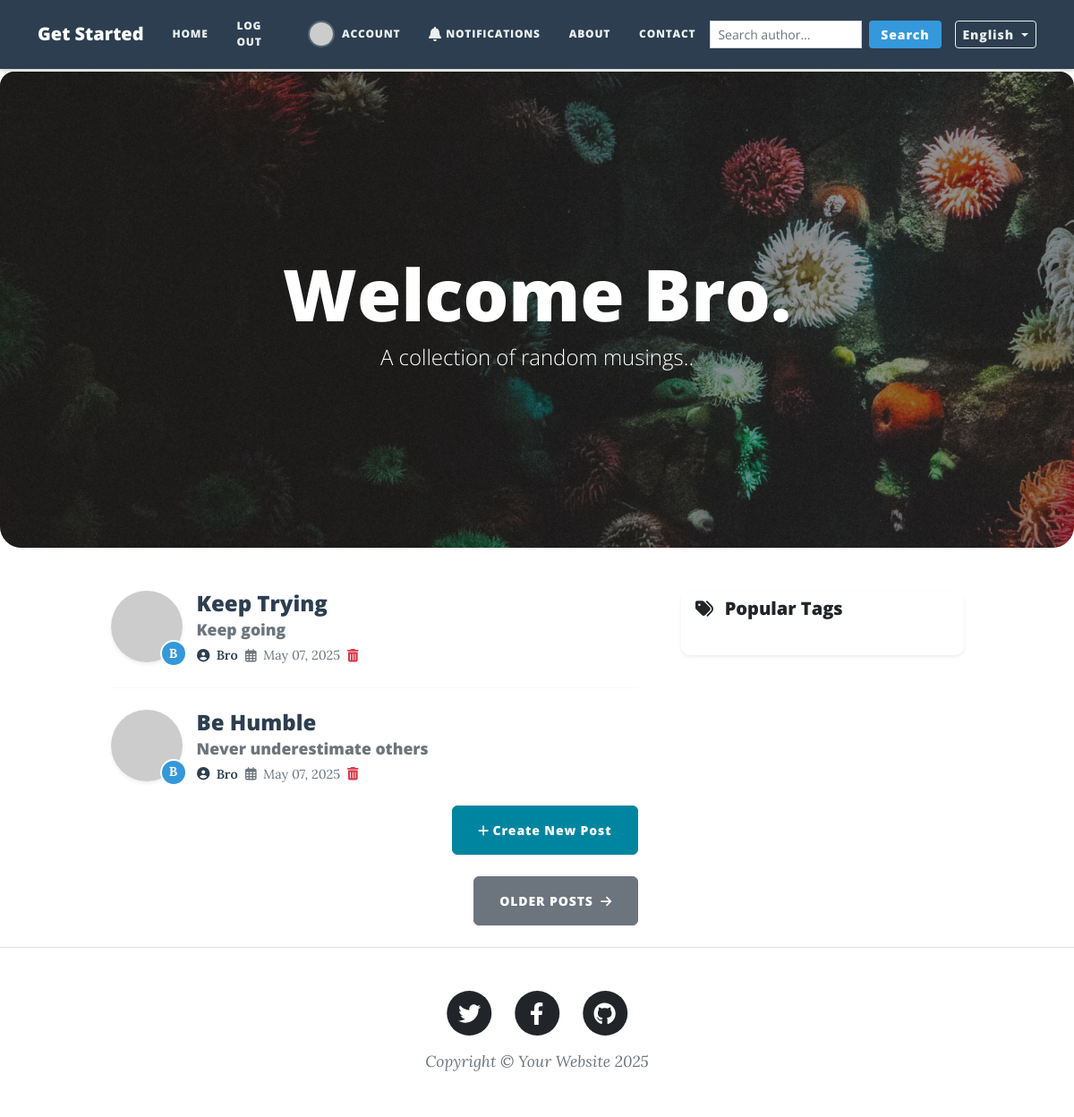
Page / (signed in) on the earlier database version.
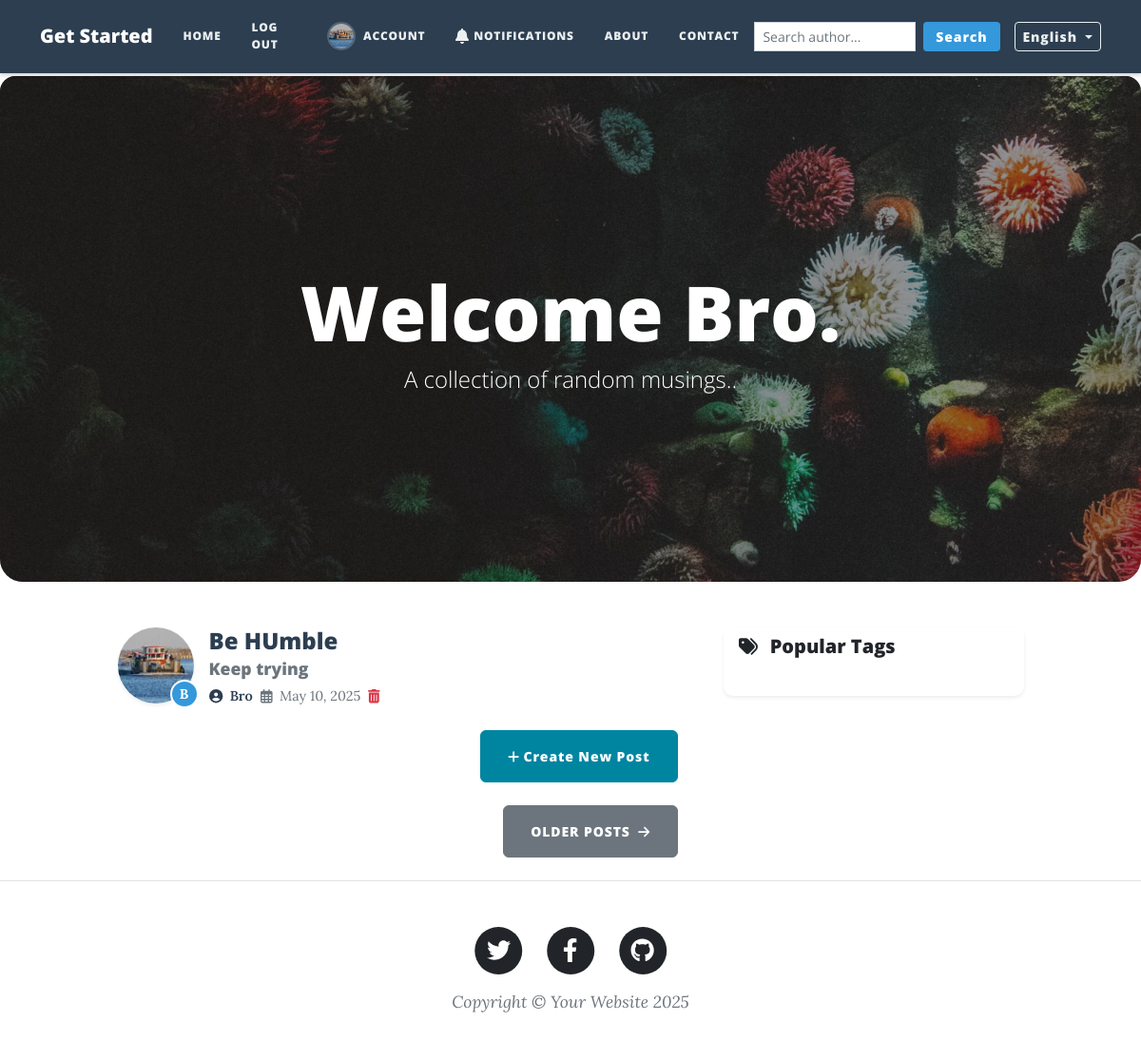
Same page on the later database version.
### main.py (models this page shows, shortened)
class User(UserMixin, db.Model):
    __tablename__ = "users"
    id = db.Column(db.Integer, primary_key=True)
    email = db.Column(db.String(100), unique=True)
    password = db.Column(db.String(100))
    name = db.Column(db.String(100))
    confirmed = db.Column(db.Boolean, default=False)
    receive_notifications = db.Column(db.Boolean, default=True)
    profile_image = db.Column(db.String(250), nullable=True)
    receive_reply_notifications = db.Column(db.Boolean, default=True)
    posts = relationship("BlogPost", back_populates="author")
    comments = relationship("Comment", back_populates="comment_author")
    likes = relationship("Like", back_populates="user", cascade="all, delete-orphan")
    subscribed_tags = db.relationship('Tag', secondary='user_tag_subscriptions', backref='subscribers')

class BlogPost(db.Model):
    __tablename__ = "blog_posts"
    id = db.Column(db.Integer, primary_key=True)
    author_id = db.Column(db.Integer, db.ForeignKey("users.id"))
    author = relationship("User", back_populates="posts")
    title = db.Column(db.String(250), unique=True, nullable=False)
    subtitle = db.Column(db.String(250), nullable=False)
    date = db.Column(db.String(250), nullable=False)
    body = db.Column(db.Text, nullable=False)
    img_url = db.Column(db.String(250), nullable=False)
    comments = relationship("Comment", back_populates="parent_post")
    likes = relationship("Like", back_populates="post", cascade="all, delete-orphan")
    tags = relationship('Tag', secondary=post_tags, backref=db.backref('posts', lazy='dynamic'))

### main.py (the view)
@app.route('/')
def get_all_posts():
    result = db.session.execute(db.select(BlogPost))
    posts = result.scalars().all()
    return render_template("index.html", all_posts=posts, current_user=current_user, get_gravatar_url=get_gravatar_url)

### main.py (called while the page is built, shortened)
@login_manager.user_loader
def load_user(user_id):
    return db.session.get(User, int(user_id))

def get_locale():
    if 'lang' in request.args:
        lang = request.args['lang']
        if lang in app.config['LANGUAGES']:
            session['lang'] = lang
            return lang
    if 'lang' in session:
        return session['lang']
    return request.accept_languages.best_match(app.config['LANGUAGES'].keys())

def get_gravatar_url(email, size=100):
    email = email.strip().lower()
    hash_email = hashlib.md5(email.encode('utf-8')).hexdigest()
    return f"https://www.gravatar.com/avatar/{hash_email}?s={size}&d=retro"

@app.context_processor
def inject_template_methods():
    return {
        'get_locale': get_locale,
        'current_language': session.get('lang', 'en')
    }

@app.context_processor
def inject_tags():
    popular_tags = db.session.query(
        Tag,
        db.func.count(post_tags.c.post_id).label('count')
    ).join(post_tags).group_by(Tag).order_by(db.desc('count')).limit(20).all()
    tags_with_size = []
    return {'popular_tags': tags_with_size}

### templates/index.html (shortened to what this page needs)
{% include "header.html" %}
<header class="masthead rounded-bottom-4 rounded-top-4 overflow-hidden" style="background-image: url('../static/assets/img/home-bg.jpg')">
  <div class="container position-relative px-4 px-lg-5">
    <div class="row gx-4 gx-lg-5 justify-content-center">
      <div class="col-md-10 col-lg-8 col-xl-7">
        <div class="site-heading">
          <h1>
              {{ _("Welcome") }}
              {% if current_user.is_authenticated %}
                {{ current_user.name }}.
              {% else %}
                {{ _("Guest") }}.
              {% endif %}
          </h1>
          <span class="subheading">{{ _("A collection of random musings.") }}.</span>
        </div>
      </div>
    </div>
  </div>
</header>
<div class="container px-4 px-lg-5">
  <div class="row gx-4 gx-lg-5 justify-content-center">
    <div class="col-md-10 col-lg-8 col-xl-7">
      {% for post in all_posts %}
      <div class="post-preview d-flex align-items-start mb-4">
        <div class="author-avatar me-3 position-relative">
          <img class="rounded-circle shadow-sm"
               src="{% if post.author.profile_image %}
                    {{ url_for('static', filename='profile_pics/' + post.author.profile_image) }}
                    {% else %}
                    {{ get_gravatar_url(post.author.email, 80) }}
                    {% endif %}"
               style="width: 80px; height: 80px; object-fit: cover;">
          <div class="author-badge">{{ post.author.name|first|upper }}</div>
        </div>
        <div class="post-content">
          <a href="{{ url_for('show_post', post_id=post.id) }}" class="text-decoration-none">
            <h2 class="post-title mb-1">{{ post.title }}</h2>
            <h3 class="post-subtitle text-muted mb-2">{{ post.subtitle }}</h3>
          </a>
          <div class="author-info d-flex align-items-center">
            <span class="author-name me-2">
              <i class="fas fa-user-circle me-1"></i>
              <span class="fw-semibold">{{ post.author.name }}</span>
            </span>
            <span class="post-date text-muted">
              <i class="far fa-calendar-alt me-1"></i>
              {{ post.date }}
            </span>
            {% if current_user.id == 1 %}
            <span class="ms-2">
              <a href="{{url_for('delete_post', post_id=post.id) }}" class="text-danger">
                <i class="fas fa-trash-alt"></i>
              </a>
            </span>
            {% endif %}
          </div>
        </div>
      </div>
      {% if not loop.last %}
      <hr class="my-4 opacity-25" />
      {% endif %}
      {% endfor %}
      {% if current_user.id == 1: %}
      <div class="d-flex justify-content-end mb-4">
        <a class="btn btn-primary" href="{{url_for('add_new_post')}}">
          <i class="fas fa-plus me-1"></i>{{ _('Create New Post') }}
        </a>
      </div>
      {% endif %}
      <div class="d-flex justify-content-end mb-4">
        <a class="btn btn-secondary text-uppercase" href="#!">
          {{ _('Older Posts') }} <i class="fas fa-arrow-right ms-1"></i>
        </a>
      </div>
    </div>
    <div class="col-lg-4 d-none d-lg-block">
      <div class="card mb-4 shadow-sm border-0">
        <div class="card-header bg-white border-0">
          <h5 class="mb-0"><i class="fas fa-tags me-2"></i> {{ _("Popular Tags") }}</h5>
        </div>
        <div class="card-body">
        </div>
      </div>
    </div>
  </div>
</div>
{% include "footer.html" %}

### templates/header.html (shortened to what this page needs)
<!DOCTYPE html>
<html lang="en">
  <head>
    {% block styles %}
    {{ bootstrap.load_css() }}
    <link href="{{ url_for('static', filename='css/styles.css') }}" rel="stylesheet" />
    {% endblock %}
  </head>
  <body>
    <nav class="navbar navbar-expand-lg navbar-dark fixed-top" id="mainNav">
      <div class="container">
        <a class="navbar-brand" href="/">{{ _("Get Started") }}</a>
        <div class="collapse navbar-collapse" id="navbarResponsive">
          <ul class="navbar-nav me-auto">
            <li class="nav-item">
              <a class="nav-link" href="{{ url_for('get_all_posts') }}">{{ _("Home") }}</a>
            </li>
            {% if not current_user.is_authenticated %}
            <li class="nav-item">
              <a class="nav-link" href="{{ url_for('login') }}">{{ _("Login") }}</a>
            </li>
            <li class="nav-item">
              <a class="nav-link" href="{{ url_for('register') }}">{{ _("Register") }}</a>
            </li>
            {% else %}
            <li class="nav-item">
              <a class="nav-link" href="{{ url_for('logout') }}">{{ _("Log Out") }}</a>
            </li>
            <li class="nav-item">
              <a class="nav-link account-section" href="{{ url_for('account') }}">
                <img src="{{ url_for('static', filename='profile_pics/' + current_user.profile_image) if current_user.profile_image else get_gravatar_url(current_user.email, 30) }}"
                     class="rounded-circle account-img">
                <span>{{ _("Account") }}</span>
              </a>
            </li>
            <li class="nav-item">
              <a class="nav-link" href="{{ url_for('notification_preferences') }}">
                <i class="fas fa-bell notification-icon"></i>
                <span>{{ _("Notifications") }}</span>
              </a>
            </li>
            {% endif %}
            <li class="nav-item">
              <a class="nav-link" href="{{ url_for('about') }}">{{ _("About") }}</a>
            </li>
            <li class="nav-item">
              <a class="nav-link" href="{{ url_for('contact') }}">{{ _("Contact") }}</a>
            </li>
          </ul>
          <form class="d-flex search-form" method="GET" action="{{ url_for('search_by_author') }}">
            <input class="form-control form-control-sm me-2"
                   type="search"
                   name="query"
                   placeholder="{{ _('Search author...') }}"
                   aria-label="Search"
                   required>
            <button class="btn search-btn" type="submit">
              {{ _("Search") }}
            </button>
          </form>
          <div class="dropdown language-dropdown">
            <button class="btn btn-sm btn-outline-secondary dropdown-toggle"
                    type="button"
                    id="languageDropdown"
                    data-bs-toggle="dropdown"
                    aria-expanded="false">
              {{ config['LANGUAGES'].get(session.get('lang', 'en'), 'English') }}
            </button>
          </div>
        </div>
      </div>
    </nav>
  </body>
</html>

### templates/footer.html (shortened to what this page needs)
        <footer class="border-top">
          <div class="container px-4 px-lg-5">
              <div class="row gx-4 gx-lg-5 justify-content-center">
                  <div class="col-md-10 col-lg-8 col-xl-7">
                      <ul class="list-inline text-center">
                          <li class="list-inline-item">
                              <a href="#!">
                                  <span class="fa-stack fa-lg">
                                      <i class="fas fa-circle fa-stack-2x"></i>
                                      <i class="fab fa-twitter fa-stack-1x fa-inverse"></i>
                                  </span>
                              </a>
                          </li>
                          <li class="list-inline-item">
                              <a href="#!">
                                  <span class="fa-stack fa-lg">
                                      <i class="fas fa-circle fa-stack-2x"></i>
                                      <i class="fab fa-facebook-f fa-stack-1x fa-inverse"></i>
                                  </span>
                              </a>
                          </li>
                          <li class="list-inline-item">
                              <a href="#!">
                                  <span class="fa-stack fa-lg">
                                      <i class="fas fa-circle fa-stack-2x"></i>
                                      <i class="fab fa-github fa-stack-1x fa-inverse"></i>
                                  </span>
                              </a>
                          </li>
                      </ul>
                      <div class="small text-center text-muted fst-italic">Copyright &copy; Your Website 2025</div>
                  </div>
              </div>
          </div>
      </footer>
  </body>
</html>

### templates/header.html (style rules this page uses)
#mainNav { background-color: #2c3e50; box-shadow: 0 0.125rem 0.25rem 0 rgba(0, 0, 0, 0.2); }
.navbar-nav { display: flex; align-items: center; }
.nav-item { display: flex; align-items: center; height: 60px; }
.nav-link { display: flex; align-items: center; height: 100%; padding: 0 1rem !important; color: #ecf0f1 !important; font-weight: 500; }
.account-section { display: flex; align-items: center; }
.account-img { width: 30px; height: 30px; object-fit: cover; margin-right: 8px; border: 2px solid rgba(255,255,255,0.2); }
.notification-icon { margin-right: 5px; font-size: 1rem; }
.search-form { margin-left: auto; margin-right: 15px; }
.search-btn { background-color: #3498db; color: white; padding: 0.25rem 0.75rem; border-radius: 4px; }
.language-dropdown .btn { color: #ecf0f1; border-color: #ecf0f1; }
body { padding-top: 80px; }

### templates/index.html (style rules this page uses)
.masthead { border-bottom-left-radius: 1.5rem !important; border-bottom-right-radius: 1.5rem !important; overflow: hidden; }
.author-avatar { position: relative; flex-shrink: 0; }
.author-badge { position: absolute; bottom: -5px; right: -5px; width: 30px; height: 30px; background-color: #3498db; color: white; border-radius: 50%; display: flex; align-items: center; justify-content: center; font-weight: bold; font-size: 0.9rem; border: 2px solid white; }
.author-info { font-size: 0.9rem; }
.author-name { color: #2c3e50; }
.post-title { font-size: 1.5rem; color: #2c3e50; transition: color 0.2s; }
.post-subtitle { font-size: 1.1rem; }
.col-lg-4 { display: none; }

Differences in the rows shown:
removed BlogPost: author.name|first "B", title "Be Humble", subtitle "Never underestimate others", author.name "Bro", date "May 07, 2025"
changed User "Bro": profile_image: picture added
changed BlogPost "Bro": profile_image: picture added in place of a placeholder; title "Keep Trying" → "Be HUmble"; subtitle "Keep going" → "Keep trying"; date "May 07, 2025" → "May 10, 2025"
